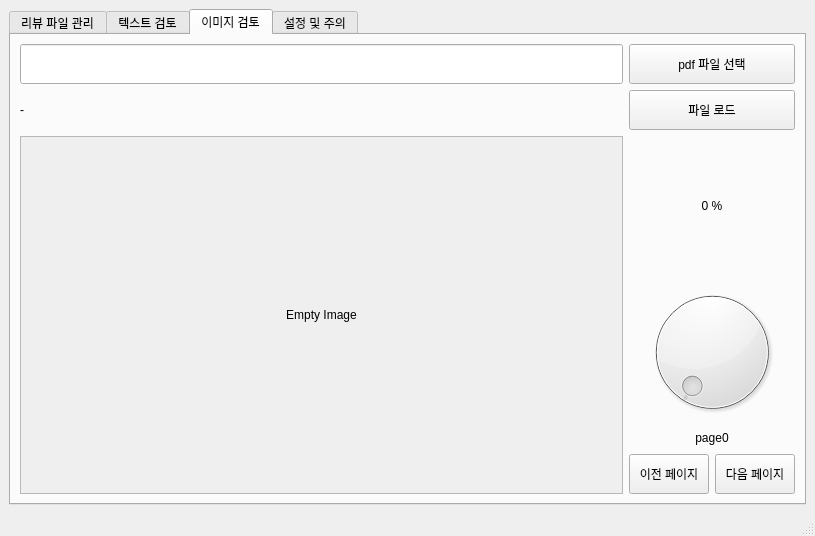
<?xml version="1.0" encoding="UTF-8"?>
<ui version="4.0">
 <class>MainWindow</class>
 <widget class="QMainWindow" name="MainWindow">
  <property name="geometry">
   <rect>
    <x>0</x>
    <y>0</y>
    <width>815</width>
    <height>536</height>
   </rect>
  </property>
  <property name="windowTitle">
   <string>MainWindow</string>
  </property>
  <widget class="QWidget" name="centralwidget">
   <layout class="QVBoxLayout" name="verticalLayout">
    <item>
     <widget class="QTabWidget" name="tabWidget">
      <property name="currentIndex">
       <number>2</number>
      </property>
      <widget class="QWidget" name="tab">
       <attribute name="title">
        <string>리뷰 파일 관리</string>
       </attribute>
       <layout class="QGridLayout" name="gridLayout">
        <item row="0" column="0">
         <layout class="QGridLayout" name="gridLayout_2" rowstretch="3,3,3" columnstretch="4,1">
          <property name="leftMargin">
           <number>5</number>
          </property>
          <property name="topMargin">
           <number>10</number>
          </property>
          <property name="rightMargin">
           <number>5</number>
          </property>
          <property name="bottomMargin">
           <number>10</number>
          </property>
          <property name="horizontalSpacing">
           <number>5</number>
          </property>
          <property name="verticalSpacing">
           <number>10</number>
          </property>
          <item row="0" column="1">
           <widget class="QPushButton" name="InputFile">
            <property name="sizePolicy">
             <sizepolicy hsizetype="Preferred" vsizetype="Preferred">
              <horstretch>0</horstretch>
              <verstretch>0</verstretch>
             </sizepolicy>
            </property>
            <property name="maximumSize">
             <size>
              <width>16777215</width>
              <height>50</height>
             </size>
            </property>
            <property name="text">
             <string>성적서 파일 선택(HWP)</string>
            </property>
           </widget>
          </item>
          <item row="0" column="0">
           <widget class="QLineEdit" name="InputLine">
            <property name="sizePolicy">
             <sizepolicy hsizetype="Expanding" vsizetype="Expanding">
              <horstretch>0</horstretch>
              <verstretch>0</verstretch>
             </sizepolicy>
            </property>
            <property name="maximumSize">
             <size>
              <width>16777215</width>
              <height>50</height>
             </size>
            </property>
           </widget>
          </item>
          <item row="1" column="0">
           <widget class="QLineEdit" name="OutputLine">
            <property name="sizePolicy">
             <sizepolicy hsizetype="Expanding" vsizetype="Expanding">
              <horstretch>0</horstretch>
              <verstretch>0</verstretch>
             </sizepolicy>
            </property>
            <property name="maximumSize">
             <size>
              <width>16777215</width>
              <height>50</height>
             </size>
            </property>
           </widget>
          </item>
          <item row="1" column="1">
           <widget class="QPushButton" name="OutputFile">
            <property name="sizePolicy">
             <sizepolicy hsizetype="Preferred" vsizetype="Preferred">
              <horstretch>0</horstretch>
              <verstretch>0</verstretch>
             </sizepolicy>
            </property>
            <property name="maximumSize">
             <size>
              <width>16777215</width>
              <height>50</height>
             </size>
            </property>
            <property name="text">
             <string>작업 공간 선택(DIR)</string>
            </property>
           </widget>
          </item>
          <item row="2" column="1">
           <widget class="QPushButton" name="TransformFile">
            <property name="sizePolicy">
             <sizepolicy hsizetype="Preferred" vsizetype="Preferred">
              <horstretch>0</horstretch>
              <verstretch>0</verstretch>
             </sizepolicy>
            </property>
            <property name="maximumSize">
             <size>
              <width>16777215</width>
              <height>50</height>
             </size>
            </property>
            <property name="text">
             <string>변환하기</string>
            </property>
           </widget>
          </item>
          <item row="2" column="0">
           <widget class="QLabel" name="TransformLabel">
            <property name="sizePolicy">
             <sizepolicy hsizetype="Preferred" vsizetype="Preferred">
              <horstretch>0</horstretch>
              <verstretch>0</verstretch>
             </sizepolicy>
            </property>
            <property name="minimumSize">
             <size>
              <width>0</width>
              <height>20</height>
             </size>
            </property>
            <property name="maximumSize">
             <size>
              <width>16777215</width>
              <height>50</height>
             </size>
            </property>
            <property name="text">
             <string>TextLabel</string>
            </property>
           </widget>
          </item>
         </layout>
        </item>
       </layout>
      </widget>
      <widget class="QWidget" name="tab_2">
       <attribute name="title">
        <string>텍스트 검토</string>
       </attribute>
       <layout class="QGridLayout" name="gridLayout_4">
        <item row="0" column="0">
         <layout class="QGridLayout" name="gridLayout_3" rowstretch="1,1,1,3,3,3" columnstretch="2,2,2,1" rowminimumheight="20,10,20,20,20,0">
          <property name="sizeConstraint">
           <enum>QLayout::SetDefaultConstraint</enum>
          </property>
          <property name="horizontalSpacing">
           <number>5</number>
          </property>
          <property name="verticalSpacing">
           <number>3</number>
          </property>
          <item row="3" column="3">
           <widget class="QPushButton" name="Sentence_Up">
            <property name="sizePolicy">
             <sizepolicy hsizetype="Expanding" vsizetype="Expanding">
              <horstretch>0</horstretch>
              <verstretch>0</verstretch>
             </sizepolicy>
            </property>
            <property name="text">
             <string>이전 문장보기</string>
            </property>
           </widget>
          </item>
          <item row="2" column="0">
           <widget class="QLabel" name="TableLabel">
            <property name="sizePolicy">
             <sizepolicy hsizetype="Expanding" vsizetype="Expanding">
              <horstretch>0</horstretch>
              <verstretch>0</verstretch>
             </sizepolicy>
            </property>
            <property name="maximumSize">
             <size>
              <width>16777215</width>
              <height>16777215</height>
             </size>
            </property>
            <property name="text">
             <string>문장 리스트</string>
            </property>
            <property name="textFormat">
             <enum>Qt::AutoText</enum>
            </property>
            <property name="scaledContents">
             <bool>false</bool>
            </property>
            <property name="alignment">
             <set>Qt::AlignCenter</set>
            </property>
           </widget>
          </item>
          <item row="3" column="0" rowspan="3">
           <widget class="QTableWidget" name="Table_Sentence">
            <property name="sizePolicy">
             <sizepolicy hsizetype="Expanding" vsizetype="Expanding">
              <horstretch>0</horstretch>
              <verstretch>0</verstretch>
             </sizepolicy>
            </property>
            <property name="maximumSize">
             <size>
              <width>16777215</width>
              <height>16777215</height>
             </size>
            </property>
            <property name="lineWidth">
             <number>1</number>
            </property>
            <property name="rowCount">
             <number>0</number>
            </property>
            <property name="columnCount">
             <number>0</number>
            </property>
            <attribute name="verticalHeaderStretchLastSection">
             <bool>true</bool>
            </attribute>
           </widget>
          </item>
          <item row="4" column="3">
           <widget class="QPushButton" name="Sentence_Ok">
            <property name="sizePolicy">
             <sizepolicy hsizetype="Expanding" vsizetype="Expanding">
              <horstretch>0</horstretch>
              <verstretch>0</verstretch>
             </sizepolicy>
            </property>
            <property name="text">
             <string>옵션(구현중)</string>
            </property>
           </widget>
          </item>
          <item row="0" column="3">
           <widget class="QPushButton" name="TR_LoadFile">
            <property name="sizePolicy">
             <sizepolicy hsizetype="Expanding" vsizetype="Expanding">
              <horstretch>0</horstretch>
              <verstretch>0</verstretch>
             </sizepolicy>
            </property>
            <property name="text">
             <string>txt 파일 선택</string>
            </property>
           </widget>
          </item>
          <item row="5" column="3">
           <widget class="QPushButton" name="Sentence_Down">
            <property name="sizePolicy">
             <sizepolicy hsizetype="Expanding" vsizetype="Expanding">
              <horstretch>0</horstretch>
              <verstretch>0</verstretch>
             </sizepolicy>
            </property>
            <property name="text">
             <string>다음 문장보기</string>
            </property>
           </widget>
          </item>
          <item row="2" column="3">
           <widget class="QLabel" name="Label_Control">
            <property name="text">
             <string>컨트롤 버튼</string>
            </property>
            <property name="alignment">
             <set>Qt::AlignCenter</set>
            </property>
           </widget>
          </item>
          <item row="1" column="3">
           <widget class="QPushButton" name="TR_ParseFile">
            <property name="sizePolicy">
             <sizepolicy hsizetype="Expanding" vsizetype="Expanding">
              <horstretch>0</horstretch>
              <verstretch>0</verstretch>
             </sizepolicy>
            </property>
            <property name="text">
             <string>txt 파일 로드</string>
            </property>
           </widget>
          </item>
          <item row="3" column="1" colspan="2">
           <widget class="QTextBrowser" name="Sentence_Display"/>
          </item>
          <item row="2" column="1" colspan="2">
           <widget class="QLabel" name="ListLabel">
            <property name="sizePolicy">
             <sizepolicy hsizetype="Expanding" vsizetype="Expanding">
              <horstretch>0</horstretch>
              <verstretch>0</verstretch>
             </sizepolicy>
            </property>
            <property name="maximumSize">
             <size>
              <width>16777215</width>
              <height>16777215</height>
             </size>
            </property>
            <property name="text">
             <string>문장 해부</string>
            </property>
            <property name="alignment">
             <set>Qt::AlignCenter</set>
            </property>
           </widget>
          </item>
          <item row="4" column="1" rowspan="2" colspan="2">
           <widget class="QTableWidget" name="Table_Word"/>
          </item>
          <item row="0" column="0" colspan="3">
           <widget class="QLineEdit" name="TR_LoadLine">
            <property name="sizePolicy">
             <sizepolicy hsizetype="Expanding" vsizetype="Expanding">
              <horstretch>0</horstretch>
              <verstretch>0</verstretch>
             </sizepolicy>
            </property>
           </widget>
          </item>
          <item row="1" column="1">
           <widget class="QCheckBox" name="Check_ReportNum">
            <property name="text">
             <string>성적서번호 검사</string>
            </property>
           </widget>
          </item>
          <item row="1" column="2">
           <widget class="QCheckBox" name="Check_Title">
            <property name="text">
             <string>소제목 검사</string>
            </property>
           </widget>
          </item>
          <item row="1" column="0">
           <widget class="QCheckBox" name="Check_PageNum">
            <property name="text">
             <string>쪽번호 검사</string>
            </property>
           </widget>
          </item>
         </layout>
        </item>
       </layout>
      </widget>
      <widget class="QWidget" name="tab_3">
       <attribute name="title">
        <string>이미지 검토</string>
       </attribute>
       <layout class="QGridLayout" name="gridLayout_6">
        <item row="0" column="1">
         <layout class="QGridLayout" name="gridLayout_5" rowstretch="1,1,1,1,1,1" columnstretch="8,1,1">
          <item row="0" column="0">
           <widget class="QLineEdit" name="IR_LoadLine">
            <property name="sizePolicy">
             <sizepolicy hsizetype="Expanding" vsizetype="Expanding">
              <horstretch>0</horstretch>
              <verstretch>0</verstretch>
             </sizepolicy>
            </property>
            <property name="maximumSize">
             <size>
              <width>16777215</width>
              <height>40</height>
             </size>
            </property>
           </widget>
          </item>
          <item row="2" column="1" colspan="2">
           <widget class="QLabel" name="Indicator_Zoom">
            <property name="text">
             <string>0 %</string>
            </property>
            <property name="alignment">
             <set>Qt::AlignCenter</set>
            </property>
           </widget>
          </item>
          <item row="4" column="1" colspan="2">
           <widget class="QLabel" name="Indicator_Page">
            <property name="maximumSize">
             <size>
              <width>16777215</width>
              <height>20</height>
             </size>
            </property>
            <property name="text">
             <string>page0</string>
            </property>
            <property name="alignment">
             <set>Qt::AlignCenter</set>
            </property>
           </widget>
          </item>
          <item row="5" column="2">
           <widget class="QPushButton" name="Page_Next">
            <property name="sizePolicy">
             <sizepolicy hsizetype="Preferred" vsizetype="Preferred">
              <horstretch>0</horstretch>
              <verstretch>0</verstretch>
             </sizepolicy>
            </property>
            <property name="maximumSize">
             <size>
              <width>16777215</width>
              <height>40</height>
             </size>
            </property>
            <property name="text">
             <string>다음 페이지</string>
            </property>
           </widget>
          </item>
          <item row="2" column="0" rowspan="4">
           <widget class="QScrollArea" name="scrollArea">
            <property name="widgetResizable">
             <bool>true</bool>
            </property>
            <widget class="QWidget" name="scrollAreaWidgetContents">
             <property name="geometry">
              <rect>
               <x>0</x>
               <y>0</y>
               <width>605</width>
               <height>338</height>
              </rect>
             </property>
             <layout class="QGridLayout" name="gridLayout_10">
              <item row="0" column="0">
               <layout class="QGridLayout" name="gridLayout_9">
                <item row="0" column="0">
                 <widget class="QLabel" name="ImageView">
                  <property name="sizePolicy">
                   <sizepolicy hsizetype="Expanding" vsizetype="Expanding">
                    <horstretch>0</horstretch>
                    <verstretch>0</verstretch>
                   </sizepolicy>
                  </property>
                  <property name="text">
                   <string>Empty Image</string>
                  </property>
                  <property name="alignment">
                   <set>Qt::AlignCenter</set>
                  </property>
                 </widget>
                </item>
               </layout>
              </item>
             </layout>
            </widget>
           </widget>
          </item>
          <item row="5" column="1">
           <widget class="QPushButton" name="Page_Prev">
            <property name="sizePolicy">
             <sizepolicy hsizetype="Preferred" vsizetype="Preferred">
              <horstretch>0</horstretch>
              <verstretch>0</verstretch>
             </sizepolicy>
            </property>
            <property name="maximumSize">
             <size>
              <width>16777215</width>
              <height>40</height>
             </size>
            </property>
            <property name="text">
             <string>이전 페이지</string>
            </property>
           </widget>
          </item>
          <item row="3" column="1" colspan="2">
           <widget class="QDial" name="Zoom_Dial"/>
          </item>
          <item row="1" column="0">
           <widget class="QLabel" name="Indicator_File">
            <property name="maximumSize">
             <size>
              <width>16777215</width>
              <height>40</height>
             </size>
            </property>
            <property name="text">
             <string>-</string>
            </property>
           </widget>
          </item>
          <item row="0" column="1" colspan="2">
           <widget class="QPushButton" name="IR_LoadFile">
            <property name="sizePolicy">
             <sizepolicy hsizetype="Preferred" vsizetype="Preferred">
              <horstretch>0</horstretch>
              <verstretch>0</verstretch>
             </sizepolicy>
            </property>
            <property name="text">
             <string>pdf 파일 선택</string>
            </property>
           </widget>
          </item>
          <item row="1" column="1" colspan="2">
           <widget class="QPushButton" name="IR_ParseFile">
            <property name="sizePolicy">
             <sizepolicy hsizetype="Preferred" vsizetype="Preferred">
              <horstretch>0</horstretch>
              <verstretch>0</verstretch>
             </sizepolicy>
            </property>
            <property name="text">
             <string>파일 로드</string>
            </property>
           </widget>
          </item>
         </layout>
        </item>
       </layout>
      </widget>
      <widget class="QWidget" name="tab_4">
       <attribute name="title">
        <string>설정 및 주의</string>
       </attribute>
       <layout class="QGridLayout" name="gridLayout_8">
        <item row="0" column="0">
         <layout class="QGridLayout" name="gridLayout_7">
          <item row="0" column="0">
           <widget class="QLabel" name="label">
            <property name="text">
             <string>해당 프로그램은 KCL 소프트웨어평가센터 성적서 을지 양식에서만 동작합니다.</string>
            </property>
           </widget>
          </item>
         </layout>
        </item>
       </layout>
      </widget>
     </widget>
    </item>
   </layout>
  </widget>
  <widget class="QMenuBar" name="menubar">
   <property name="geometry">
    <rect>
     <x>0</x>
     <y>0</y>
     <width>815</width>
     <height>21</height>
    </rect>
   </property>
  </widget>
  <widget class="QStatusBar" name="statusbar"/>
 </widget>
 <resources/>
 <connections/>
</ui>
